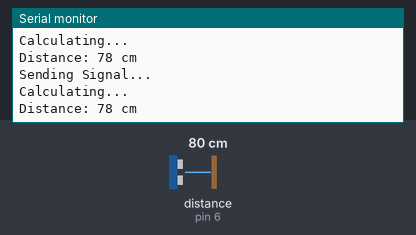
The sketch below on a simulated Arduino Uno, built with avr-gcc and run on an emulated ATmega328P. Parts: the last lines printed to the serial monitor. Wiring (inferred from the names in the program): ultrasonic range finder: trigger pin 5; echo pin 6. Inputs (shaded band) come from the test bench; at power-on: distance to the obstacle (sensor on pin 6) 80 cm. The echo pulse lasts 58.3 µs per cm.

Above: at 1.3 s.
1.4 s: distance to the obstacle (sensor on pin 6) set to 2 cm
At 1.84 s:
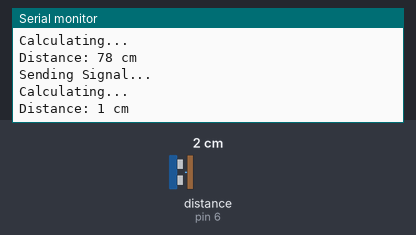
2.9 s: distance to the obstacle (sensor on pin 6) set to 4 cm
At 3.34 s:
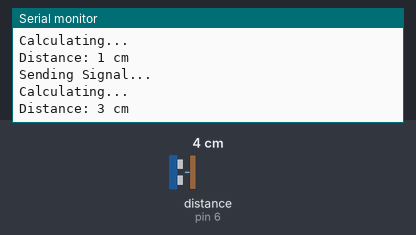
Timing chart, 0 to 5.9 s (numbered marks = the images above; inputs shaded):
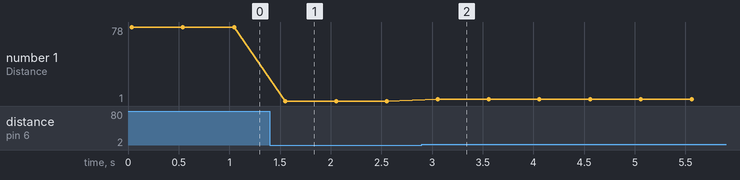

The sketch:

cool_krunk_rottis1.ino
```cpp
// C++ code
//
int trig = 5;
int echo = 6;
long duration ;
long distance ;
int red=3;
int green=2;


void setup()
{
  pinMode(trig, OUTPUT);
  pinMode(echo, INPUT);
  Serial.begin(9600);
}

void loop()
{
  	Serial.println("Sending Signal...");
	digitalWrite(trig, LOW);
  	delayMicroseconds(2);
  	digitalWrite(trig, HIGH);
  	delayMicroseconds(10);
  	digitalWrite(trig, LOW);

  	Serial.println("Calculating...");
  	duration = pulseIn(echo, HIGH);
  	distance = duration*(0.034/2);
  	Serial.print("Distance: ");
  	Serial.print(distance);
  	Serial.println(" cm");
  if (distance<=10){
  	digitalWrite(red, HIGH);
  	digitalWrite(green, LOW);
  } else {
    digitalWrite(red, LOW);
    digitalWrite(green, HIGH);

  }
  	delay(500);

}
```

Measured:
- after the input at 1.4 s, the serial monitor: prints a new line after 0.15 s (image 1)
- after the input at 2.9 s, the serial monitor: prints a new line after 0.16 s (image 2)
- plotted number 1: 78 → 1 after the input at 1.4 s, 1 → 3 after the input at 2.9 s
